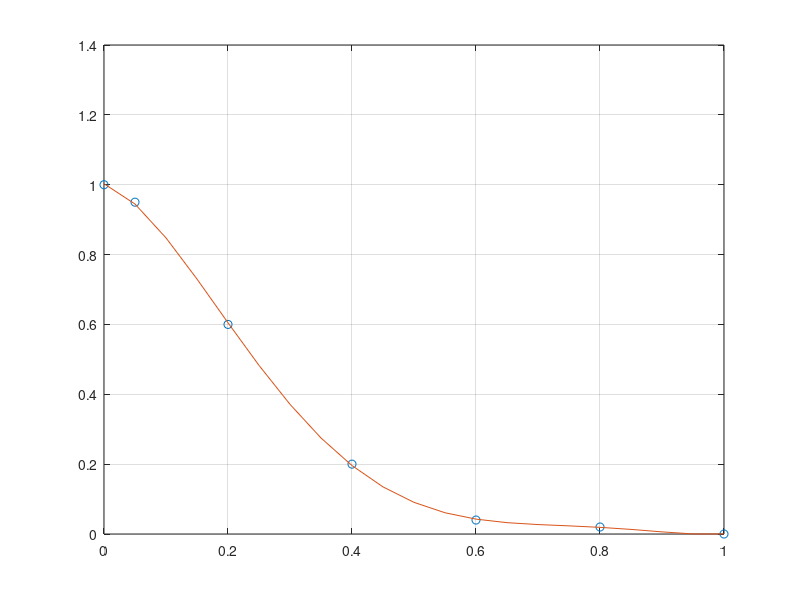

Write the MATLAB code that produced this figure.
x = [0 0.05 0.2 0.4 0.6 0.8 1]; 
y = [1 0.95 0.6 0.2 0.04 0.02 0];
p = polyfit(x,y,5)
x2 = 0:.05:1;
y2 = polyval(p,x2);
plot(x,y,'o',x2,y2)
grid on